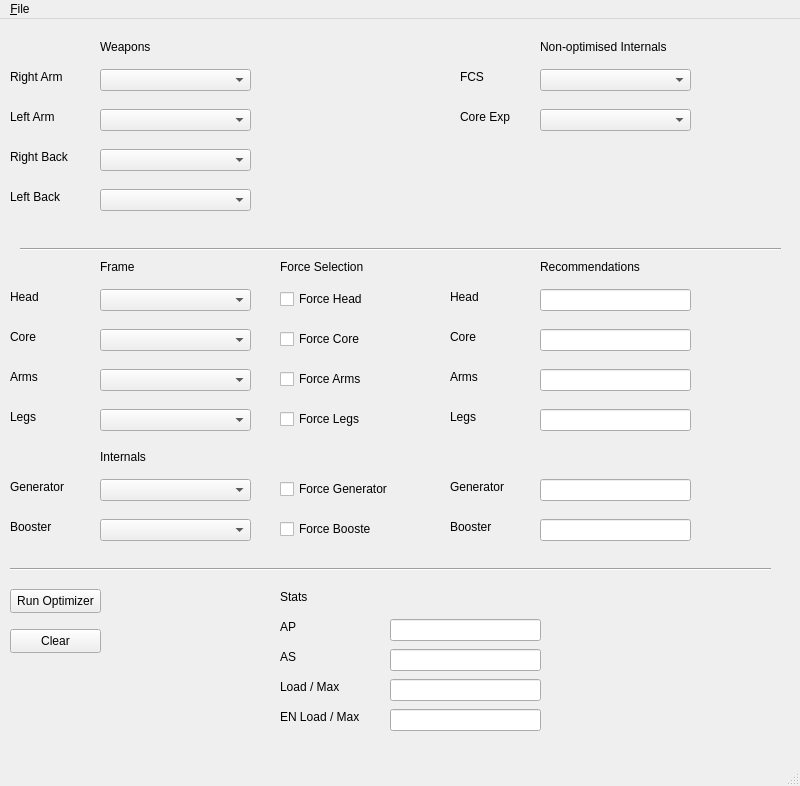
<?xml version="1.0" encoding="UTF-8"?>
<ui version="4.0">
 <class>MainWindow</class>
 <widget class="QMainWindow" name="MainWindow">
  <property name="geometry">
   <rect>
    <x>0</x>
    <y>0</y>
    <width>800</width>
    <height>786</height>
   </rect>
  </property>
  <property name="windowTitle">
   <string>MainWindow</string>
  </property>
  <widget class="QWidget" name="centralwidget">
   <widget class="QComboBox" name="comboBox">
    <property name="geometry">
     <rect>
      <x>100</x>
      <y>50</y>
      <width>151</width>
      <height>22</height>
     </rect>
    </property>
   </widget>
   <widget class="QComboBox" name="comboBox_2">
    <property name="geometry">
     <rect>
      <x>100</x>
      <y>130</y>
      <width>151</width>
      <height>22</height>
     </rect>
    </property>
   </widget>
   <widget class="QComboBox" name="comboBox_3">
    <property name="geometry">
     <rect>
      <x>100</x>
      <y>90</y>
      <width>151</width>
      <height>22</height>
     </rect>
    </property>
   </widget>
   <widget class="QComboBox" name="comboBox_4">
    <property name="geometry">
     <rect>
      <x>100</x>
      <y>170</y>
      <width>151</width>
      <height>22</height>
     </rect>
    </property>
   </widget>
   <widget class="Line" name="line">
    <property name="geometry">
     <rect>
      <x>20</x>
      <y>220</y>
      <width>761</width>
      <height>20</height>
     </rect>
    </property>
    <property name="orientation">
     <enum>Qt::Horizontal</enum>
    </property>
   </widget>
   <widget class="QLabel" name="label">
    <property name="geometry">
     <rect>
      <x>100</x>
      <y>20</y>
      <width>71</width>
      <height>16</height>
     </rect>
    </property>
    <property name="text">
     <string>Weapons</string>
    </property>
   </widget>
   <widget class="QLabel" name="label_2">
    <property name="geometry">
     <rect>
      <x>540</x>
      <y>20</y>
      <width>151</width>
      <height>16</height>
     </rect>
    </property>
    <property name="text">
     <string>Non-optimised Internals</string>
    </property>
   </widget>
   <widget class="QComboBox" name="comboBox_5">
    <property name="geometry">
     <rect>
      <x>540</x>
      <y>50</y>
      <width>151</width>
      <height>22</height>
     </rect>
    </property>
   </widget>
   <widget class="QLabel" name="label_3">
    <property name="geometry">
     <rect>
      <x>10</x>
      <y>50</y>
      <width>81</width>
      <height>16</height>
     </rect>
    </property>
    <property name="text">
     <string>Right Arm</string>
    </property>
   </widget>
   <widget class="QLabel" name="label_4">
    <property name="geometry">
     <rect>
      <x>10</x>
      <y>90</y>
      <width>81</width>
      <height>16</height>
     </rect>
    </property>
    <property name="text">
     <string>Left Arm</string>
    </property>
   </widget>
   <widget class="QLabel" name="label_5">
    <property name="geometry">
     <rect>
      <x>10</x>
      <y>130</y>
      <width>81</width>
      <height>16</height>
     </rect>
    </property>
    <property name="text">
     <string>Right Back</string>
    </property>
   </widget>
   <widget class="QLabel" name="label_6">
    <property name="geometry">
     <rect>
      <x>10</x>
      <y>170</y>
      <width>81</width>
      <height>16</height>
     </rect>
    </property>
    <property name="text">
     <string>Left Back</string>
    </property>
   </widget>
   <widget class="QComboBox" name="comboBox_6">
    <property name="geometry">
     <rect>
      <x>100</x>
      <y>270</y>
      <width>151</width>
      <height>22</height>
     </rect>
    </property>
   </widget>
   <widget class="QComboBox" name="comboBox_7">
    <property name="geometry">
     <rect>
      <x>100</x>
      <y>390</y>
      <width>151</width>
      <height>22</height>
     </rect>
    </property>
   </widget>
   <widget class="QComboBox" name="comboBox_8">
    <property name="geometry">
     <rect>
      <x>100</x>
      <y>310</y>
      <width>151</width>
      <height>22</height>
     </rect>
    </property>
   </widget>
   <widget class="QComboBox" name="comboBox_9">
    <property name="geometry">
     <rect>
      <x>100</x>
      <y>350</y>
      <width>151</width>
      <height>22</height>
     </rect>
    </property>
   </widget>
   <widget class="QLabel" name="label_7">
    <property name="geometry">
     <rect>
      <x>100</x>
      <y>240</y>
      <width>71</width>
      <height>16</height>
     </rect>
    </property>
    <property name="text">
     <string>Frame</string>
    </property>
   </widget>
   <widget class="QLabel" name="label_8">
    <property name="geometry">
     <rect>
      <x>100</x>
      <y>430</y>
      <width>71</width>
      <height>16</height>
     </rect>
    </property>
    <property name="text">
     <string>Internals</string>
    </property>
   </widget>
   <widget class="QLabel" name="label_9">
    <property name="geometry">
     <rect>
      <x>460</x>
      <y>50</y>
      <width>49</width>
      <height>16</height>
     </rect>
    </property>
    <property name="text">
     <string>FCS</string>
    </property>
   </widget>
   <widget class="QComboBox" name="comboBox_10">
    <property name="geometry">
     <rect>
      <x>540</x>
      <y>90</y>
      <width>151</width>
      <height>22</height>
     </rect>
    </property>
   </widget>
   <widget class="QLabel" name="label_10">
    <property name="geometry">
     <rect>
      <x>460</x>
      <y>90</y>
      <width>71</width>
      <height>16</height>
     </rect>
    </property>
    <property name="text">
     <string>Core Exp</string>
    </property>
   </widget>
   <widget class="QComboBox" name="comboBox_11">
    <property name="geometry">
     <rect>
      <x>100</x>
      <y>500</y>
      <width>151</width>
      <height>22</height>
     </rect>
    </property>
   </widget>
   <widget class="QComboBox" name="comboBox_12">
    <property name="geometry">
     <rect>
      <x>100</x>
      <y>460</y>
      <width>151</width>
      <height>22</height>
     </rect>
    </property>
   </widget>
   <widget class="QLabel" name="label_11">
    <property name="geometry">
     <rect>
      <x>10</x>
      <y>390</y>
      <width>81</width>
      <height>16</height>
     </rect>
    </property>
    <property name="text">
     <string>Legs</string>
    </property>
   </widget>
   <widget class="QLabel" name="label_12">
    <property name="geometry">
     <rect>
      <x>10</x>
      <y>270</y>
      <width>81</width>
      <height>16</height>
     </rect>
    </property>
    <property name="text">
     <string>Head</string>
    </property>
   </widget>
   <widget class="QLabel" name="label_13">
    <property name="geometry">
     <rect>
      <x>10</x>
      <y>310</y>
      <width>81</width>
      <height>16</height>
     </rect>
    </property>
    <property name="text">
     <string>Core</string>
    </property>
   </widget>
   <widget class="QLabel" name="label_14">
    <property name="geometry">
     <rect>
      <x>10</x>
      <y>350</y>
      <width>81</width>
      <height>16</height>
     </rect>
    </property>
    <property name="text">
     <string>Arms</string>
    </property>
   </widget>
   <widget class="QLabel" name="label_16">
    <property name="geometry">
     <rect>
      <x>10</x>
      <y>460</y>
      <width>81</width>
      <height>16</height>
     </rect>
    </property>
    <property name="text">
     <string>Generator</string>
    </property>
   </widget>
   <widget class="QLabel" name="label_17">
    <property name="geometry">
     <rect>
      <x>10</x>
      <y>500</y>
      <width>81</width>
      <height>16</height>
     </rect>
    </property>
    <property name="text">
     <string>Booster</string>
    </property>
   </widget>
   <widget class="QLabel" name="label_15">
    <property name="geometry">
     <rect>
      <x>280</x>
      <y>240</y>
      <width>91</width>
      <height>16</height>
     </rect>
    </property>
    <property name="text">
     <string>Force Selection</string>
    </property>
   </widget>
   <widget class="QCheckBox" name="checkBox">
    <property name="geometry">
     <rect>
      <x>280</x>
      <y>270</y>
      <width>91</width>
      <height>20</height>
     </rect>
    </property>
    <property name="text">
     <string>Force Head</string>
    </property>
   </widget>
   <widget class="QCheckBox" name="checkBox_2">
    <property name="geometry">
     <rect>
      <x>280</x>
      <y>310</y>
      <width>91</width>
      <height>20</height>
     </rect>
    </property>
    <property name="text">
     <string>Force Core</string>
    </property>
   </widget>
   <widget class="QCheckBox" name="checkBox_3">
    <property name="geometry">
     <rect>
      <x>280</x>
      <y>350</y>
      <width>91</width>
      <height>20</height>
     </rect>
    </property>
    <property name="text">
     <string>Force Arms</string>
    </property>
   </widget>
   <widget class="QCheckBox" name="checkBox_4">
    <property name="geometry">
     <rect>
      <x>280</x>
      <y>390</y>
      <width>91</width>
      <height>20</height>
     </rect>
    </property>
    <property name="text">
     <string>Force Legs</string>
    </property>
   </widget>
   <widget class="QCheckBox" name="checkBox_5">
    <property name="geometry">
     <rect>
      <x>280</x>
      <y>460</y>
      <width>111</width>
      <height>20</height>
     </rect>
    </property>
    <property name="text">
     <string>Force Generator</string>
    </property>
   </widget>
   <widget class="QCheckBox" name="checkBox_6">
    <property name="geometry">
     <rect>
      <x>280</x>
      <y>500</y>
      <width>91</width>
      <height>20</height>
     </rect>
    </property>
    <property name="text">
     <string>Force Booster</string>
    </property>
   </widget>
   <widget class="Line" name="line_2">
    <property name="geometry">
     <rect>
      <x>10</x>
      <y>540</y>
      <width>761</width>
      <height>20</height>
     </rect>
    </property>
    <property name="orientation">
     <enum>Qt::Horizontal</enum>
    </property>
   </widget>
   <widget class="QPushButton" name="pushButton">
    <property name="geometry">
     <rect>
      <x>10</x>
      <y>570</y>
      <width>91</width>
      <height>24</height>
     </rect>
    </property>
    <property name="text">
     <string>Run Optimizer</string>
    </property>
   </widget>
   <widget class="QPushButton" name="pushButton_2">
    <property name="geometry">
     <rect>
      <x>10</x>
      <y>610</y>
      <width>91</width>
      <height>24</height>
     </rect>
    </property>
    <property name="text">
     <string>Clear</string>
    </property>
   </widget>
   <widget class="QLabel" name="label_18">
    <property name="geometry">
     <rect>
      <x>450</x>
      <y>270</y>
      <width>81</width>
      <height>16</height>
     </rect>
    </property>
    <property name="text">
     <string>Head</string>
    </property>
   </widget>
   <widget class="QLabel" name="label_19">
    <property name="geometry">
     <rect>
      <x>450</x>
      <y>310</y>
      <width>81</width>
      <height>16</height>
     </rect>
    </property>
    <property name="text">
     <string>Core</string>
    </property>
   </widget>
   <widget class="QLabel" name="label_20">
    <property name="geometry">
     <rect>
      <x>450</x>
      <y>350</y>
      <width>81</width>
      <height>16</height>
     </rect>
    </property>
    <property name="text">
     <string>Arms</string>
    </property>
   </widget>
   <widget class="QLabel" name="label_21">
    <property name="geometry">
     <rect>
      <x>450</x>
      <y>390</y>
      <width>81</width>
      <height>16</height>
     </rect>
    </property>
    <property name="text">
     <string>Legs</string>
    </property>
   </widget>
   <widget class="QLabel" name="label_22">
    <property name="geometry">
     <rect>
      <x>540</x>
      <y>240</y>
      <width>111</width>
      <height>16</height>
     </rect>
    </property>
    <property name="text">
     <string>Recommendations</string>
    </property>
   </widget>
   <widget class="QLabel" name="label_23">
    <property name="geometry">
     <rect>
      <x>450</x>
      <y>500</y>
      <width>81</width>
      <height>16</height>
     </rect>
    </property>
    <property name="text">
     <string>Booster</string>
    </property>
   </widget>
   <widget class="QLabel" name="label_24">
    <property name="geometry">
     <rect>
      <x>450</x>
      <y>460</y>
      <width>81</width>
      <height>16</height>
     </rect>
    </property>
    <property name="text">
     <string>Generator</string>
    </property>
   </widget>
   <widget class="QLineEdit" name="lineEdit">
    <property name="geometry">
     <rect>
      <x>540</x>
      <y>270</y>
      <width>151</width>
      <height>22</height>
     </rect>
    </property>
   </widget>
   <widget class="QLineEdit" name="lineEdit_2">
    <property name="geometry">
     <rect>
      <x>540</x>
      <y>310</y>
      <width>151</width>
      <height>22</height>
     </rect>
    </property>
   </widget>
   <widget class="QLineEdit" name="lineEdit_3">
    <property name="geometry">
     <rect>
      <x>540</x>
      <y>350</y>
      <width>151</width>
      <height>22</height>
     </rect>
    </property>
   </widget>
   <widget class="QLineEdit" name="lineEdit_4">
    <property name="geometry">
     <rect>
      <x>540</x>
      <y>390</y>
      <width>151</width>
      <height>22</height>
     </rect>
    </property>
   </widget>
   <widget class="QLineEdit" name="lineEdit_5">
    <property name="geometry">
     <rect>
      <x>540</x>
      <y>460</y>
      <width>151</width>
      <height>22</height>
     </rect>
    </property>
   </widget>
   <widget class="QLineEdit" name="lineEdit_6">
    <property name="geometry">
     <rect>
      <x>540</x>
      <y>500</y>
      <width>151</width>
      <height>22</height>
     </rect>
    </property>
   </widget>
   <widget class="QLabel" name="label_25">
    <property name="geometry">
     <rect>
      <x>280</x>
      <y>570</y>
      <width>49</width>
      <height>16</height>
     </rect>
    </property>
    <property name="text">
     <string>Stats</string>
    </property>
   </widget>
   <widget class="QLabel" name="label_26">
    <property name="geometry">
     <rect>
      <x>280</x>
      <y>600</y>
      <width>49</width>
      <height>16</height>
     </rect>
    </property>
    <property name="text">
     <string>AP</string>
    </property>
   </widget>
   <widget class="QLabel" name="label_27">
    <property name="geometry">
     <rect>
      <x>280</x>
      <y>660</y>
      <width>81</width>
      <height>16</height>
     </rect>
    </property>
    <property name="text">
     <string>Load / Max</string>
    </property>
   </widget>
   <widget class="QLabel" name="label_28">
    <property name="geometry">
     <rect>
      <x>280</x>
      <y>690</y>
      <width>91</width>
      <height>16</height>
     </rect>
    </property>
    <property name="text">
     <string>EN Load / Max</string>
    </property>
   </widget>
   <widget class="QLabel" name="label_29">
    <property name="geometry">
     <rect>
      <x>280</x>
      <y>630</y>
      <width>49</width>
      <height>16</height>
     </rect>
    </property>
    <property name="text">
     <string>AS</string>
    </property>
   </widget>
   <widget class="QLineEdit" name="lineEdit_7">
    <property name="geometry">
     <rect>
      <x>390</x>
      <y>690</y>
      <width>151</width>
      <height>22</height>
     </rect>
    </property>
   </widget>
   <widget class="QLineEdit" name="lineEdit_8">
    <property name="geometry">
     <rect>
      <x>390</x>
      <y>630</y>
      <width>151</width>
      <height>22</height>
     </rect>
    </property>
   </widget>
   <widget class="QLineEdit" name="lineEdit_9">
    <property name="geometry">
     <rect>
      <x>390</x>
      <y>660</y>
      <width>151</width>
      <height>22</height>
     </rect>
    </property>
   </widget>
   <widget class="QLineEdit" name="lineEdit_10">
    <property name="geometry">
     <rect>
      <x>390</x>
      <y>600</y>
      <width>151</width>
      <height>22</height>
     </rect>
    </property>
   </widget>
  </widget>
  <widget class="QMenuBar" name="menubar">
   <property name="geometry">
    <rect>
     <x>0</x>
     <y>0</y>
     <width>800</width>
     <height>22</height>
    </rect>
   </property>
   <widget class="QMenu" name="menu_File">
    <property name="title">
     <string>&amp;File</string>
    </property>
    <addaction name="action_Open"/>
    <addaction name="actionOpen_Recent"/>
    <addaction name="action_Save"/>
   </widget>
   <addaction name="menu_File"/>
  </widget>
  <widget class="QStatusBar" name="statusbar"/>
  <action name="action_Open">
   <property name="text">
    <string>&amp;Open</string>
   </property>
  </action>
  <action name="actionOpen_Recent">
   <property name="text">
    <string>Open &amp;Recent</string>
   </property>
  </action>
  <action name="action_Save">
   <property name="text">
    <string>&amp;Save</string>
   </property>
  </action>
 </widget>
 <resources/>
 <connections/>
</ui>
